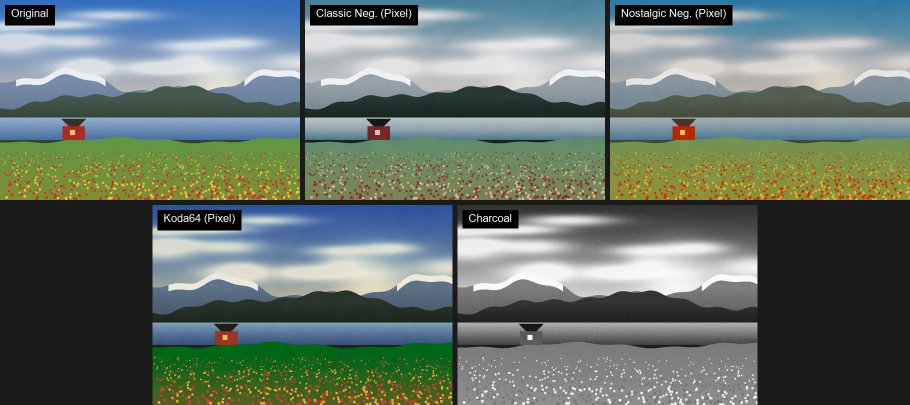
#> input picture docs/images/looks-comparison.jpg, 1820 x 810 px (shown at 1/2 size)
$ python compose_looks_comparison.py looks-comparison.jpg looks-comparison.jpg looks-comparison.jpg
#> lines starting #> are read from the running program, lines starting #| are printed output that depends on the picture
"""Tiles the app's own renders of one scene into the README's looks-comparison image.

Steps (run from the repo root):

    python docs/images/synthetic_landscape.py scene.png
    ./gradlew :render:previewFilmSimulation --args="scene.png strip.png ORIGINAL,CLASSIC_NEG_PIXEL,NOSTALGIC_NEG_PIXEL,KODA64_PIXEL,CHARCOAL"
    python docs/images/compose_looks_comparison.py strip.png docs/images/looks-comparison.jpg "Original" "Classic Neg. (Pixel)" "Nostalgic Neg. (Pixel)" "Koda64 (Pixel)" "Charcoal"

`strip.png` is the preview tool's side-by-side output: one equally wide panel per name, left to right. The labels passed
here must be in that same order. The scene is computer-generated, so no personal photos are published.
"""
import sys
from PIL import Image, ImageDraw, ImageFont

PANEL_W, PANEL_H = 600, 400
GAP = 10
PER_ROW = 3
BACKGROUND = (26, 26, 26)


def load_font(size):
    for name in ("arial.ttf", "segoeui.ttf", "DejaVuSans.ttf"):
        try:
            return ImageFont.truetype(name, size)
        except OSError:
            continue
    return ImageFont.load_default()


def main(strip_path, out_path, labels):
#> called with strip_path = 'looks-comparison.jpg', out_path = 'looks-comparison.jpg'
    strip = Image.open(strip_path).convert("RGB")
#> strip is the input picture: PIL image 1820x810 RGB; mean R, G, B 103, 115, 108.8
    count = len(labels)
    panel_source_w = strip.width // count
#> panel_source_w = 1820
    font = load_font(22)

    rows = [labels[i:i + PER_ROW] for i in range(0, count, PER_ROW)]
    width = PER_ROW * PANEL_W + (PER_ROW - 1) * GAP
    height = len(rows) * PANEL_H + (len(rows) - 1) * GAP
    canvas = Image.new("RGB", (width, height), BACKGROUND)
#> canvas: PIL image 1820x400 RGB; every value is 26
    draw = ImageDraw.Draw(canvas)

    index = 0
    for row_number, row in enumerate(rows):
        # A short last row is centred rather than left-aligned with a hole beside it.
        row_width = len(row) * PANEL_W + (len(row) - 1) * GAP
        x0 = (width - row_width) // 2
        y0 = row_number * (PANEL_H + GAP)
        for column, label in enumerate(row):
            panel = strip.crop((index * panel_source_w, 0, (index + 1) * panel_source_w, strip.height))
            panel = panel.resize((PANEL_W, PANEL_H), Image.LANCZOS)
            x = x0 + column * (PANEL_W + GAP)
            canvas.paste(panel, (x, y0))

            box = draw.textbbox((0, 0), label, font=font)
            text_w, text_h = box[2] - box[0], box[3] - box[1]
            draw.rectangle((x + 10, y0 + 10, x + 10 + text_w + 24, y0 + 10 + text_h + 20), fill=(0, 0, 0))
            draw.text((x + 22, y0 + 18 - box[1]), label, font=font, fill=(255, 255, 255))
            index += 1
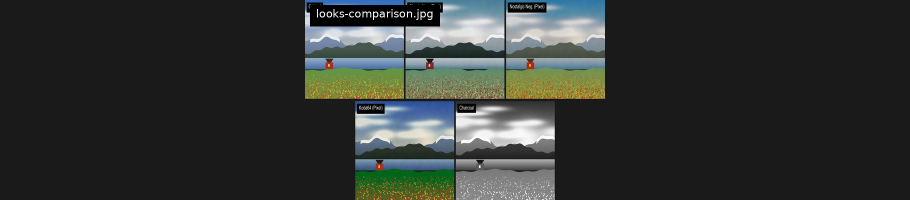
#> canvas: PIL image 1820x400 RGB (shown at 1/2 size); mean R, G, B 49.8, 53.4, 50.9
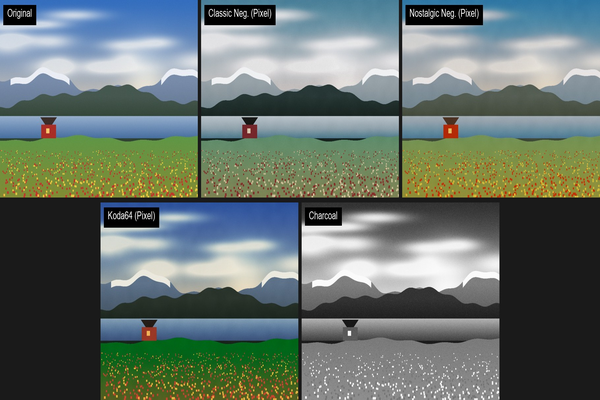
#> panel: PIL image 600x400 RGB; mean R, G, B 103.1, 115.1, 108.8
#> after the loop, index = 1

    canvas.save(out_path, quality=92)
    print(f"Wrote {out_path} ({canvas.width}x{canvas.height}, {count} panels)")
#| Wrote looks-comparison.jpg (1820x400, 1 panels)


if __name__ == "__main__":
    if len(sys.argv) < 4:
        sys.exit(__doc__)
    main(sys.argv[1], sys.argv[2], sys.argv[3:])
